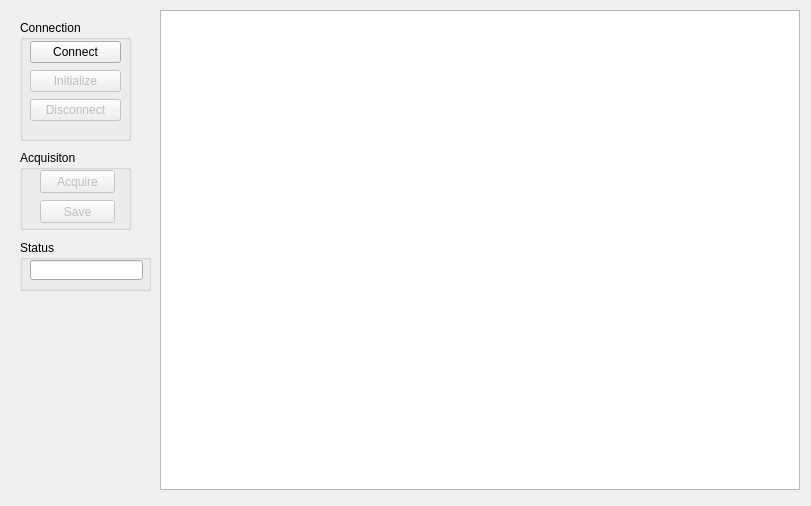
<?xml version="1.0" encoding="UTF-8"?>
<ui version="4.0">
 <class>FrmGrab</class>
 <widget class="QWidget" name="FrmGrab">
  <property name="geometry">
   <rect>
    <x>0</x>
    <y>0</y>
    <width>811</width>
    <height>506</height>
   </rect>
  </property>
  <property name="windowTitle">
   <string>Form</string>
  </property>
  <widget class="QGroupBox" name="groupBox">
   <property name="geometry">
    <rect>
     <x>20</x>
     <y>20</y>
     <width>111</width>
     <height>121</height>
    </rect>
   </property>
   <property name="title">
    <string>Connection</string>
   </property>
   <widget class="QWidget" name="verticalLayoutWidget">
    <property name="geometry">
     <rect>
      <x>10</x>
      <y>20</y>
      <width>91</width>
      <height>83</height>
     </rect>
    </property>
    <layout class="QVBoxLayout" name="verticalLayout">
     <item>
      <widget class="QPushButton" name="connectButton">
       <property name="text">
        <string>Connect</string>
       </property>
      </widget>
     </item>
     <item>
      <widget class="QPushButton" name="initButton">
       <property name="enabled">
        <bool>false</bool>
       </property>
       <property name="text">
        <string>Initialize</string>
       </property>
      </widget>
     </item>
     <item>
      <widget class="QPushButton" name="disconnectButton">
       <property name="enabled">
        <bool>false</bool>
       </property>
       <property name="text">
        <string>Disconnect</string>
       </property>
      </widget>
     </item>
    </layout>
   </widget>
  </widget>
  <widget class="QGraphicsView" name="graphicsView">
   <property name="geometry">
    <rect>
     <x>160</x>
     <y>10</y>
     <width>640</width>
     <height>480</height>
    </rect>
   </property>
  </widget>
  <widget class="QGroupBox" name="groupBox_2">
   <property name="geometry">
    <rect>
     <x>20</x>
     <y>150</y>
     <width>111</width>
     <height>80</height>
    </rect>
   </property>
   <property name="title">
    <string>Acquisiton</string>
   </property>
   <widget class="QPushButton" name="acquireButton">
    <property name="enabled">
     <bool>false</bool>
    </property>
    <property name="geometry">
     <rect>
      <x>20</x>
      <y>20</y>
      <width>75</width>
      <height>23</height>
     </rect>
    </property>
    <property name="text">
     <string>Acquire</string>
    </property>
   </widget>
   <widget class="QPushButton" name="saveButton">
    <property name="enabled">
     <bool>false</bool>
    </property>
    <property name="geometry">
     <rect>
      <x>20</x>
      <y>50</y>
      <width>75</width>
      <height>23</height>
     </rect>
    </property>
    <property name="text">
     <string>Save</string>
    </property>
   </widget>
  </widget>
  <widget class="QGroupBox" name="groupBox_3">
   <property name="geometry">
    <rect>
     <x>20</x>
     <y>240</y>
     <width>131</width>
     <height>51</height>
    </rect>
   </property>
   <property name="title">
    <string>Status</string>
   </property>
   <widget class="QLineEdit" name="statusLineEdit">
    <property name="geometry">
     <rect>
      <x>10</x>
      <y>20</y>
      <width>113</width>
      <height>20</height>
     </rect>
    </property>
   </widget>
  </widget>
 </widget>
 <resources/>
 <connections/>
</ui>
